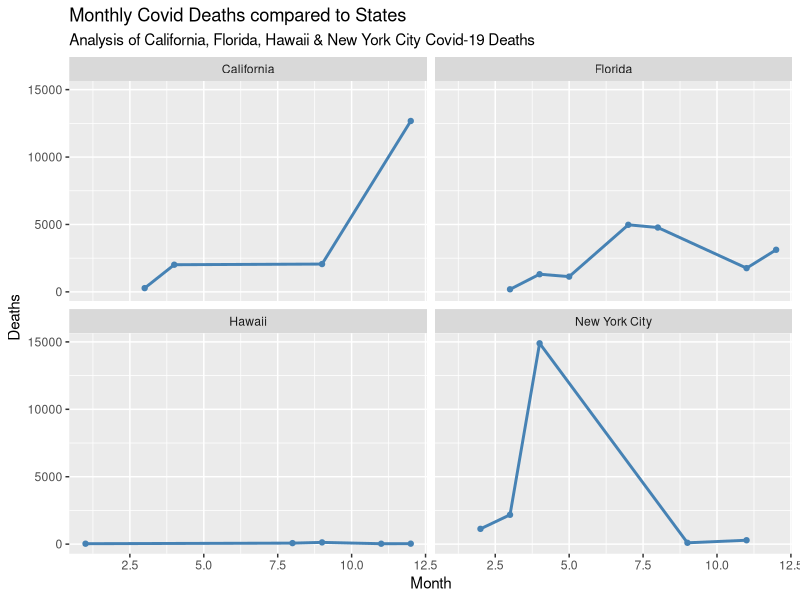

Generate this figure with R:
## ---- chunk 1
#cuttingoffcode
library(knitr)
opts_chunk$set(tidy.opts=list(width.cutoff=70),tidy=TRUE)
## ---- chunk 2
#importing dataset
library(readr)
CovidA <- read_csv("CovidA.csv")
## ---- chunk 3
#subsetting data
CovidA_sub = subset(CovidA,CovidA$State == "California"|CovidA$State == "New York City" | CovidA$State == "Florida" | CovidA$State == "Hawaii")
## ---- chunk 4
library(ggplot2)
library(dplyr)
## ---- chunk 5
ggplot(data = CovidA_sub, aes(Month, Death)) +
  geom_line(color = "steelblue", size = 1) +
  geom_point(color="steelblue") + 
  labs(title = "Monthly Covid Deaths compared to States",
       subtitle = "Analysis of California, Florida, Hawaii & New York City Covid-19 Deaths ",
       y = "Deaths", x = "Month") + 
  facet_wrap(~ State)
